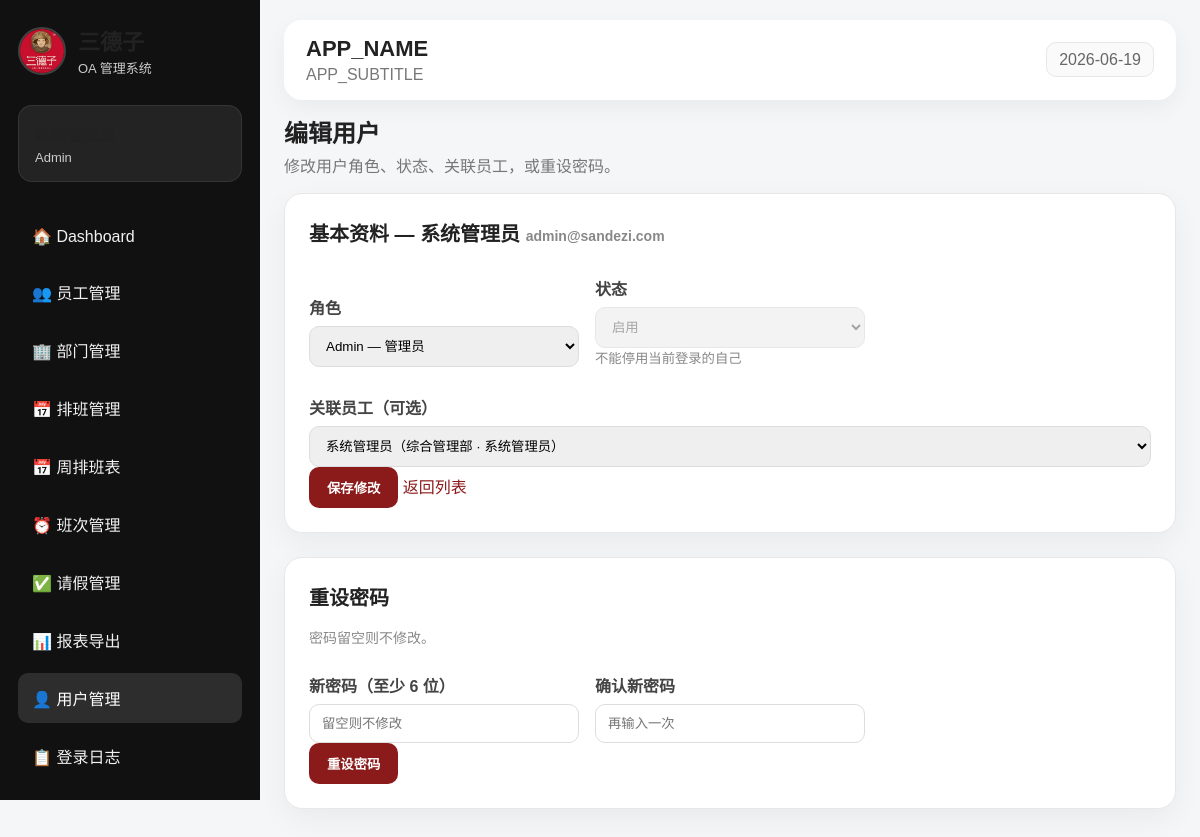
The page /user_edit.php?id=1 (signed in) on the database its author committed.
### tables this page shows
CREATE TABLE users (
    id            INT AUTO_INCREMENT PRIMARY KEY,
    employee_id   INT NULL,
    name          VARCHAR(100) NOT NULL,
    email         VARCHAR(150) NOT NULL UNIQUE,
    password_hash VARCHAR(255) NOT NULL,
    role          ENUM('Admin','Manager','Employee') NOT NULL DEFAULT 'Employee',
    status        ENUM('active','inactive') NOT NULL DEFAULT 'active',
    created_at    TIMESTAMP DEFAULT CURRENT_TIMESTAMP,
    FOREIGN KEY (employee_id) REFERENCES employees(id) ON DELETE SET NULL
);

CREATE TABLE employees (
    id            INT AUTO_INCREMENT PRIMARY KEY,
    name          VARCHAR(100) NOT NULL,
    department_id INT NULL,
    position      VARCHAR(100) NOT NULL,
    phone         VARCHAR(50),
    email         VARCHAR(150),
    status        ENUM('active','inactive') NOT NULL DEFAULT 'active',
    created_at    TIMESTAMP DEFAULT CURRENT_TIMESTAMP,
    FOREIGN KEY (department_id) REFERENCES departments(id) ON DELETE SET NULL
);

### auth.php (called while the page is built, shortened)
<?php
function current_user() {
    return $_SESSION['user'] ?? null;
}
function safe($value) {
    return htmlspecialchars((string)$value, ENT_QUOTES, 'UTF-8');
}
?>

### user_edit.php (the view, shortened to what this page needs)
<?php
require_once __DIR__ . '/header.php';
$me = current_user();
$id = intval($_GET['id'] ?? 0);
$stmt = $pdo->prepare("SELECT * FROM users WHERE id = ?");
$stmt->execute([$id]);
$target = $stmt->fetch();
$employees_all = $pdo->query("
    SELECT e.id, e.name, e.position, d.name AS department_name
    FROM employees e
    LEFT JOIN departments d ON e.department_id = d.id
    WHERE e.status = 'active'
    ORDER BY e.name ASC
")->fetchAll();
$linked_ids_stmt = $pdo->prepare("SELECT employee_id FROM users WHERE employee_id IS NOT NULL AND id != ?");
$linked_ids_stmt->execute([$id]);
$linked_ids = $linked_ids_stmt->fetchAll(\PDO::FETCH_COLUMN);
?>
<div class="page-title">
    <h2>编辑用户</h2>
    <p>修改用户角色、状态、关联员工，或重设密码。</p>
</div>
<section class="panel">
    <h2>基本资料 — <?= safe($target['name']) ?> <small style="color:#888;font-size:14px"><?= safe($target['email']) ?></small></h2>
    <form method="POST">
        <div class="form-grid">
            <div>
                <label>角色</label>
                <select name="role">
                    <?php foreach (['Employee'=>'Employee — 普通员工','Manager'=>'Manager — 主管','Admin'=>'Admin — 管理员'] as $val=>$label): ?>
                        <option value="<?= $val ?>" <?= $target['role']===$val?'selected':'' ?>><?= $label ?></option>
                    <?php endforeach; ?>
                </select>
            </div>
            <div>
                <label>状态</label>
                <select name="status" <?= intval($target['id'])===intval($me['id'])?'disabled title="不能停用自己"':'' ?>>
                    <option value="active"   <?= $target['status']==='active'  ?'selected':''?>>启用</option>
                </select>
                <?php if (intval($target['id']) === intval($me['id'])): ?>
                    <small style="color:#888">不能停用当前登录的自己</small>
                <?php endif; ?>
            </div>
            <div style="grid-column:1/-1">
                <label>关联员工（可选）</label>
                <select name="employee_id">
                    <?php foreach ($employees_all as $e): ?>
                        <?php $already = in_array($e['id'], $linked_ids); ?>
                        <option value="<?= safe($e['id']) ?>"
                            <?= intval($target['employee_id'])===$e['id'] ? 'selected' : '' ?>
                            <?= ($already && intval($target['employee_id'])!==$e['id']) ? 'disabled' : '' ?>>
                            <?= safe($e['name']) ?>（<?= safe($e['department_name'] ?? '无部门') ?> · <?= safe($e['position']) ?>）
                        </option>
                    <?php endforeach; ?>
                </select>
            </div>
        </div>
        <button class="btn" type="submit">保存修改</button>
        <a class="btn secondary" href="users.php">返回列表</a>
    </form>
</section>
<section class="panel">
    <h2>重设密码</h2>
    <p style="color:#888;font-size:14px">密码留空则不修改。</p>
    <form method="POST">
        <div class="form-grid">
            <div>
                <label>新密码（至少 6 位）</label>
                <input type="password" name="new_password" placeholder="留空则不修改">
            </div>
            <div>
                <label>确认新密码</label>
                <input type="password" name="confirm_password" placeholder="再输入一次">
            </div>
        </div>
        <button class="btn" type="submit">重设密码</button>
    </form>
</section>
<?php require_once __DIR__ . '/footer.php'; ?>

### assets/style.css (style rules this page uses)
* { box-sizing: border-box; }
:root { --primary: #8b1a1a; --primary-dark: #641010; --bg: #f5f6f8; --card: #ffffff; --text: #222; --muted: #777; --border: #e8e8e8; --green: #2e7d32; }
body { margin: 0; font-family: Arial, "Microsoft YaHei", sans-serif; background: var(--bg); color: var(--text); }
a { color: var(--primary); text-decoration: none; }
.page-title { margin-bottom: 14px; }
.page-title h2 { margin: 0; font-size: 24px; }
.page-title p { color: var(--muted); margin-top: 4px; }
.panel { background: white; border-radius: 18px; padding: 24px; box-shadow: 0 10px 30px rgba(0,0,0,0.05); border: 1px solid var(--border); margin-bottom: 24px; }
.panel h2 { margin-top: 0; font-size: 20px; }
.form-grid { display: grid; grid-template-columns: repeat(3, minmax(180px, 1fr)); gap: 16px; align-items: end; }
label { display: block; color: #444; font-weight: bold; margin-top: 12px; }
input, select, textarea { width: 100%; border: 1px solid #ddd; border-radius: 10px; padding: 11px 12px; margin-top: 7px; font-family: inherit; }
button, .btn-light { display: inline-block; border: none; background: var(--primary); color: white; padding: 11px 18px; border-radius: 10px; cursor: pointer; font-weight: bold; }

### rows shown on the page
users: name "系统管理员", email "admin@sandezi.com", role "Admin — 管理员", status "启用", employee_id "系统管理员（综合管理部 · 系统管理员）"

### other values the page prints
safe($user['role']) "Admin"
safe(APP_NAME) "APP_NAME"
safe(APP_SUBTITLE) "APP_SUBTITLE"
